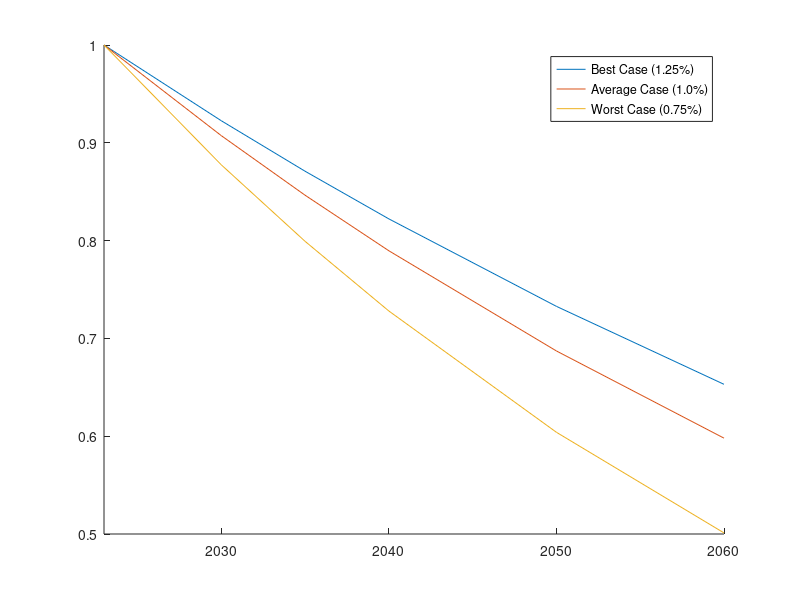

Here is the MATLAB script that generated this plot: (Note: this script raises an error after producing the figure.)
clear all; %clear functions;

time=[2023,2030,2035,2040,2050,2060];         % time frames into consideration
grad=[1.145 1.380 1.850];            % gradients of the 3 buckets: conventional, evolutionary and revolutionary respectively %A gradient of 1%/y yields an emissions reduction of 1.1%/year
split=[0.5 0.3 0.2];           % efficiency improvement from engine, aero and weight respectively
split_eta = [0.4 0.6];         % overall efficiency improvement from thermal and propulsive respectively

for i=1:length(time)
A(i,:)=(1-grad/100).^(time(i)-time(1));
end

EpRPK=1.161; %Long Haul
%EpRPK=0.828;   %Medium Haul
f = {};

EpRPK_t=EpRPK*A;
f.eta_ov=A.^split(1);
f.LoD=A.^split(2);
f.MZF=A.^split(3);

disp(A(1))
hold on
plot(time, A(:,1))
plot(time, A(:,2))
plot(time, A(:,3))
ylim([0.5,1])
xlim([2023,2060])
legend({'Best Case (1.25%)', 'Average Case (1.0%)','Worst Case (0.75%)'})

%%
tech_factor = {};
tech_factor.E = dictionary(); % energy trajectory
tech_factor.LoD = dictionary();
tech_factor.MZF = dictionary();
tech_factor.eta_ov = dictionary();
tech_factor.eta_th = dictionary();
tech_factor.eta_prop = dictionary();


optimism = ["BAU","Intermediate","Advanced"];
for i=1:height(A) % row number
    for j =1:width(A) %col number
        year_iter = time(i);
        optimism_iter = optimism(j);
        key = string(year_iter) + "-" + optimism_iter;
        tech_factor.E(key) = A(i,j);
        tech_factor.LoD(key) = f.LoD(i,j);
        tech_factor.MZF(key) = f.MZF(i,j);
        tech_factor.eta_ov(key) = f.eta_ov(i,j);
        tech_factor.eta_th(key) = f.eta_ov(i,j).^split_eta(1);
        tech_factor.eta_prop(key) = f.eta_ov(i,j).^split_eta(2);
    end
end

%% save
save ("Factor.mat", "f")
save("Trajectory.mat","A")
save("Tech_Factor.mat","tech_factor")


%% error check - ensure the product of all factors equal to the target change

 A_new = f.eta_ov .* f.LoD .* f.MZF;
 err = A_new - A;





